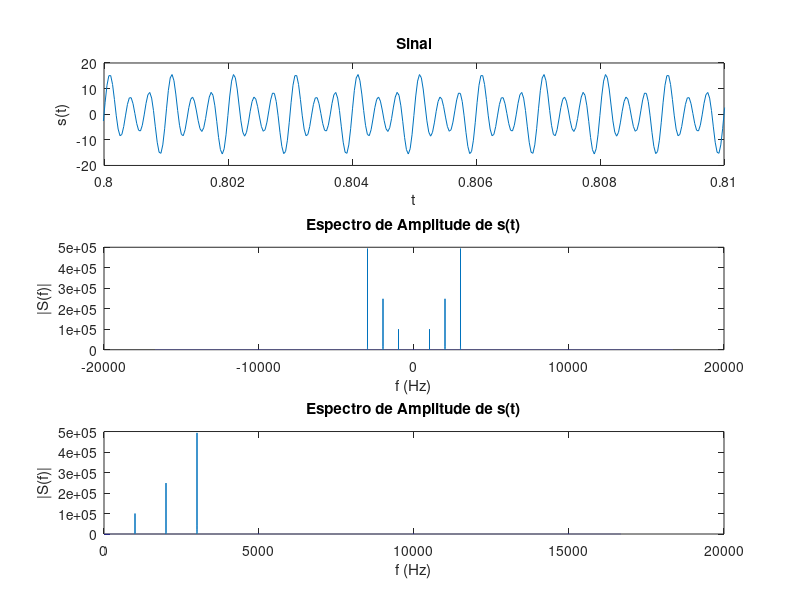

The MATLAB script that drew this image:
clear all
close all
tmin = 0;
tmax = 3;
L = 100000; %pontos
Ts=(tmax-tmin)/L;
Fs=1/Ts;
t=linspace(tmin,tmax,L);
s = 2*sin(2*pi*1000*t) + 5*sin(2*pi*2000*t) + 10*sin(2*pi*3000*t);
subplot(3,1,1),plot(t,s);axis([0.80 0.81 -20 20]);
title('Sinal')
xlabel('t')
ylabel('s(t)')
S = fft(s);
S = abs(S);
S=fftshift(S);
freq = Fs*(-(L/2):(L/2)-1)/L;
subplot(3,1,2),plot(freq,S)
title('Espectro de Amplitude de s(t)')
xlabel('f (Hz)')
ylabel('|S(f)|')
Sp=S(floor(L/2)+1:L);
freq = freq(floor(L/2)+1:L);
subplot(3,1,3),plot(freq,Sp)
title('Espectro de Amplitude de s(t)')
xlabel('f (Hz)')
ylabel('|S(f)|')